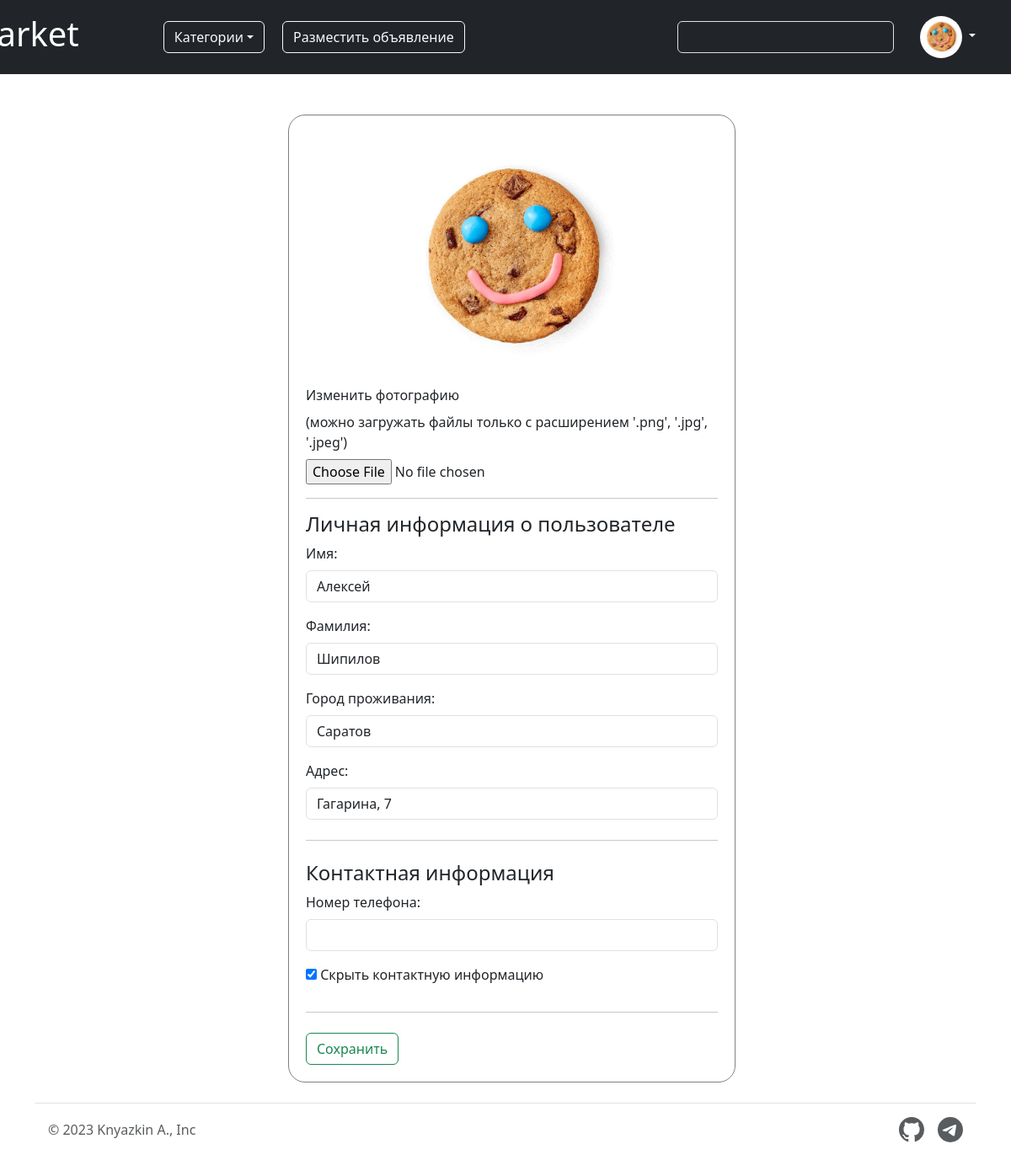
Page /edit_profile/1 (signed in) on the committed database.
### data/users.py (models this page shows, shortened)
class User(SqlAlchemyBase, UserMixin, SerializerMixin):
    __tablename__ = 'users'
    id = sqlalchemy.Column(sqlalchemy.Integer,
                           primary_key=True, autoincrement=True)
    surname = sqlalchemy.Column(sqlalchemy.String)
    name = sqlalchemy.Column(sqlalchemy.String, nullable=True)
    city = sqlalchemy.Column(sqlalchemy.String, nullable=True)
    address = sqlalchemy.Column(sqlalchemy.String)
    email = sqlalchemy.Column(sqlalchemy.String, unique=True, nullable=True)
    number_phone = sqlalchemy.Column(sqlalchemy.String, default=' ')
    is_hidden_contact_info = sqlalchemy.Column(sqlalchemy.Boolean, default=True)
    hashed_password = sqlalchemy.Column(sqlalchemy.String, nullable=True)
    modified_date = sqlalchemy.Column(sqlalchemy.DateTime,
                                      default=datetime.datetime.now)
    url_photo = sqlalchemy.Column(sqlalchemy.String)
    posts = orm.relationship("Posts", back_populates='user')

### server.py (the view, shortened to what this page needs)
@app.route('/edit_profile/<int:user_id>', methods=['GET', 'POST'])
@login_required
def edit_profile(user_id):
    db_sess = db_session.create_session()
    list_of_categories = [(category.id, category.name_category) for category in db_sess.query(Category).all()]
    css = url_for('static', filename='css/edit_user.css')
    form = EditUserForm()
    if request.method == 'GET':
        user = db_sess.query(User).filter(User.id == user_id,
                                          user_id == current_user.id).first()
        if user:
            form.name.data = user.name
            form.surname.data = user.surname
            form.city.data = user.city
            form.address.data = user.address
            form.number_phone.data = user.number_phone
            form.is_hidden_contact_info.data = user.is_hidden_contact_info
            url = user.url_photo
        else:
            abort(404)
    return render_template('edit_profile.html', title='Редактирование профиля',
                           list_of_categories=list_of_categories,
                           form=form, css=css, url=url)

### forms/edit_user.py
class EditUserForm(FlaskForm):
    name = StringField('Имя', validators=[DataRequired()])
    surname = StringField('Фамилия')
    city = StringField('Город проживания', validators=[DataRequired()])
    address = StringField('Адрес')
    number_phone = StringField('Номер телефона')
    is_hidden_contact_info = BooleanField('Скрыть контактную информацию')
    submit = SubmitField('Сохранить')

### data/db_session.py (called while the page is built)
def create_session() -> Session:
    global __factory
    return __factory()

### server.py (called while the page is built)
@login_manager.user_loader
def load_user(user_id):
    db_sess = db_session.create_session()
    return db_sess.query(User).get(user_id)

### templates/edit_profile.html (shortened to what this page needs)
{% extends "base.html" %}
{% block content %}
<link href="https://maxcdn.bootstrapcdn.com/font-awesome/4.3.0/css/font-awesome.min.css" rel="stylesheet">
<link rel="stylesheet" type="text/css" href="{{ css }}">
<div class="container bootstrap snippets bootdeys">
    <div class="row">
        <div class="col-xs-12 col-sm-9">
            <form class="form-horizontal" method="post" enctype="multipart/form-data">
                <div class="panel panel-default">
                    <div id="carouselExampleIndicators" class="carousel slide">
                        <div class="carousel-inner">
                            <div class="carousel-item active" align="center">
                                <img src="{{ url }}" width="300" height="300"
                                     class="rounded-circle"  alt="к сожалению, марс не смог загрузиться :(">
                            </div>
                        </div>
                    </div>
                    <div class="form-group">
                        <label>Изменить фотографию</label><br>
                        <label>(можно загружать файлы только с расширением '.png', '.jpg', '.jpeg')</label>
                        <input type="file" class="form-control-file" name="file">
                    </div>
                </div>
                <hr class="my-3">
                <div class="panel panel-default">
                    <div class="panel-heading">
                        <h4 class="panel-title">Личная информация о пользователе</h4>
                    </div>
                    <div class="panel-body">
                        <div class="form-group">
                            <p class="card-text">
                                {{ form.name.label }}: <strong>{{ form.name(class="form-control") }}</strong>
                            </p>
                            <p class="card-text">
                                {{ form.surname.label }}: <strong>{{ form.surname(class="form-control") }}</strong>
                            </p>
                            <p class="card-text">
                                {{ form.city.label }}: <strong>{{ form.city(class="form-control") }}</strong>
                            </p>
                            <p class="card-text">
                                {{ form.address.label }}: <strong>{{ form.address(class="form-control") }}</strong>
                            </p>
                        </div>
                    </div>
                </div>
                <hr class="my-4">
                <div class="panel panel-default">
                    <div class="panel-heading">
                        <h4 class="panel-title">Контактная информация</h4>
                    </div>
                    <div class="panel-body">
                        <div class="form-group">
                            <p class="card-text">
                                {{ form.number_phone.label }}: <strong>{{ form.number_phone(class="form-control") }}</strong>
                            </p>
                            <p>
                                {{ form.is_hidden_contact_info() }} {{ form.is_hidden_contact_info.label }}
                            </p>
                        </div>
                    </div>
                </div>
                <hr class="my-4">
                {{ form.submit(type="submit", class="btn btn-outline-success") }}
            </form>
        </div>
    </div>
</div>
{% endblock %}

### templates/base.html (shortened to what this page needs)
<!DOCTYPE html>
    <html lang="ru" data-bs-theme="light">
        <head>
            <link rel="stylesheet"
                href="https://stackpath.bootstrapcdn.com/bootstrap/4.4.1/css/bootstrap.min.css"
>
            <link href="https://cdn.jsdelivr.net/npm/bootstrap@5.3.0-alpha3/dist/css/bootstrap.min.css"
                  rel="stylesheet"
>
        </head>
        <body bgcolor="#6c757d">
            <header class="p-3 text-bg-dark">
                <div class="container">
                    <div class="d-flex flex-wrap align-items-center justify-content-center justify-content-lg-start">
                        <a class="navbar-brand" href="/">
                            <h1>Flarket</h1>
                        </a>
                        <div class="dropdown" style="margin-left: 100px">
                            <button class="btn btn-outline-light dropdown-toggle" type="button" data-bs-toggle="dropdown" aria-expanded="false">Категории</button>
                        </div>
                        <a style="margin-left: 7px">
                            <ul class="nav col-12 col-lg-auto me-lg-auto mb-2 justify-content-center mb-md-0">
                                {% if current_user.is_authenticated %}
                                <li><a href="/add_post" type="button" class="btn btn-outline-light me-2">Разместить объявление</a></li>
                                {% else %}
                                <li><a href="/login" type="button" class="btn btn-outline-light me-2">Разместить объявление</a></li>
                                {% endif %}
                            </ul>
                            <form class="col-12 col-lg-auto mb-3 mb-lg-0 me-lg-3" role="search" method="GET">
                                <input type="search" class="form-control form-control-dark text-bg-dark text-light" placeholder='Поиск' aria-label="Search"
                                name="search" value="{{ request.args.get('search', '') }}">
                            </form>
                        </a>
                        {% if current_user.is_authenticated %}
                        <div class="dropdown text-end">
                            <a href="/profile/{{ current_user.id }}" class="d-block link-light text-decoration-none dropdown-toggle" data-bs-toggle="dropdown" aria-expanded="false">
                                <img src="{{ current_user.url_photo }}" alt="это не дота" width="50" height="50" class="rounded-circle">
                            </a>
                        </div>
                        {% else %}
                        <div class="text-end">
                            <a href="/login" type="button" class="btn btn-outline-light me-2">Логин</a>
                            <a href="/register" type="button" class="btn btn-warning">Зарегистрируйтесь</a>
                        </div>
                        {% endif %}
                    </div>
                </div>
            </header>
            <br>
            <br>
                {% block content %}{% endblock %}
            <div class="container">
                <footer class="d-flex flex-wrap justify-content-between align-items-center py-3 my-4 border-top">
                    <div class="col-md-4 d-flex align-items-center">
                        <span class="mb-3 mb-md-0 text-body-secondary">© 2023 Knyazkin A., Inc</span>
                    </div>
                    <ul class="nav col-md-4 justify-content-end list-unstyled d-flex">
                        <li class="ms-3">
                            <a class="text-body-secondary" href="https://github.com/pepshot">
                            </a>
                        </li>
                        <li class="ms-3">
                            <a class="text-body-secondary" href="https://t.me/neshpeqs">
                            </a>
                        </li>
                    </ul>
                </footer>
            </div>
        </body>
    </html>

### static/css/edit_user.css (style rules this page uses)
form.form-horizontal { margin-top: auto; margin-left: 300px; margin-right: auto; background-color: #ffffff; border: 1px solid gray; border-radius: 20px; padding: 20px; }

### rows in the picture
User: url_photo (picture), name "Алексей", surname "Шипилов", city "Саратов", address "Гагарина, 7", is_hidden_contact_info "☑"
